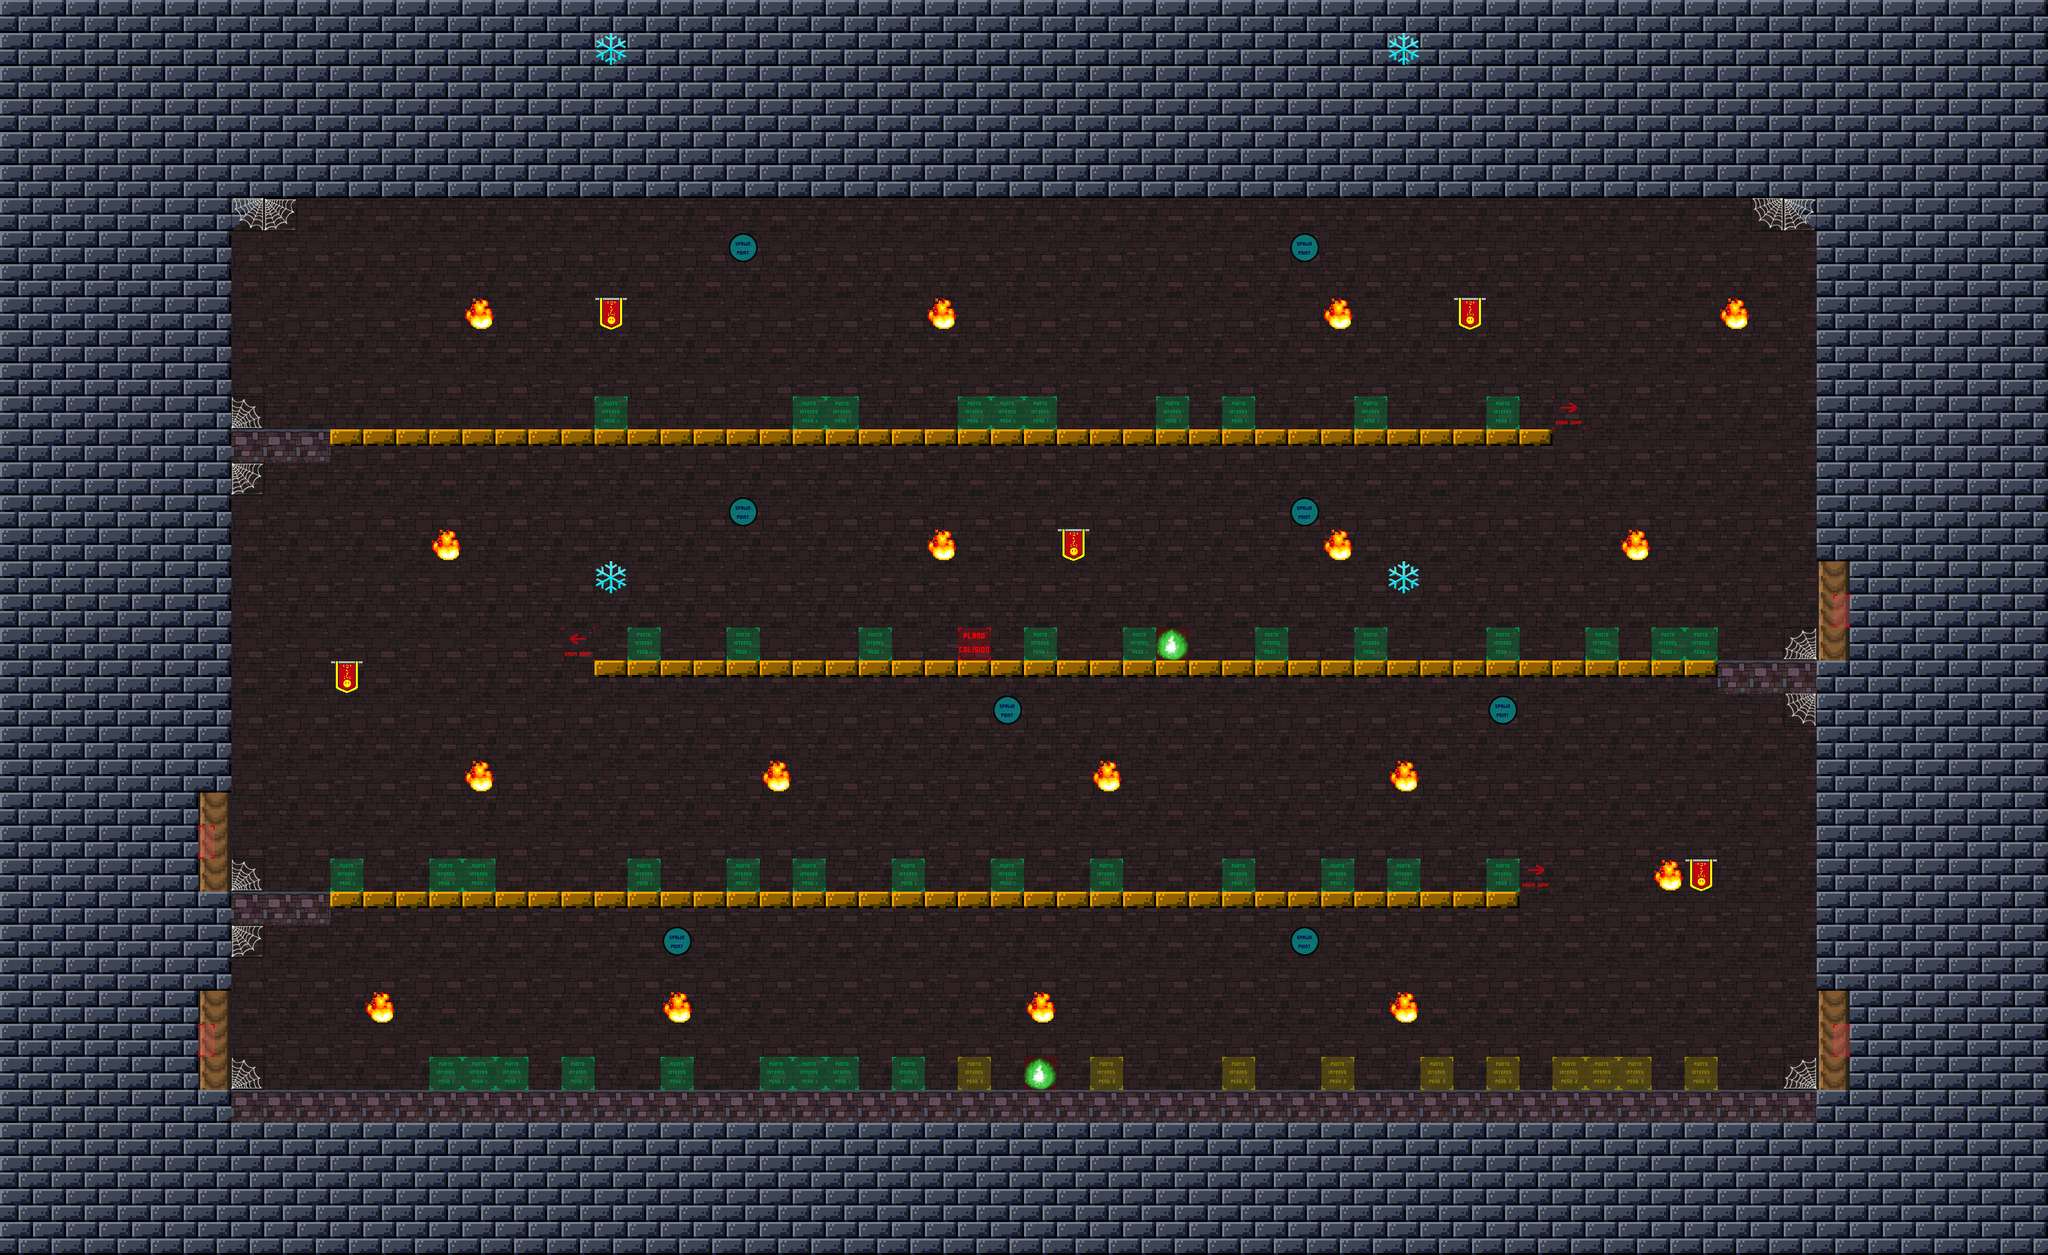

Rendered tile map (Tiled .tmx) drawn with the repository's tilesets; below, a short description and the map source with its tile grids summarised:
An orthogonal 62x38 tile map with 48x48 px tiles, 5 tile layers (Fondo, Colision, Logic, PuntosInteres, ...).

<map version="1.0" orientation="orthogonal" renderorder="left-up" width="62" height="38" tilewidth="48" tileheight="48" nextobjectid="1">
 <tileset firstgid="1" name="tileset" tilewidth="48" tileheight="48">
  <image source="tileset.png" width="576" height="576" />
  <tile id="50">
   <properties>
    <property name="peso" value="70" />
    <property name="radio" value="200" />
   </properties>
  </tile>
  <tile id="51">
   <properties>
    <property name="peso" value="20" />
    <property name="radio" value="400" />
   </properties>
  </tile>
  <tile id="52">
   <properties>
    <property name="peso" value="10" />
    <property name="radio" value="600" />
   </properties>
  </tile>
 </tileset>
 <layer name="Fondo" width="62" height="38">
  <data>[2356 cells, 1500 non-empty, 4 distinct tile ids]</data>
 </layer>
 <layer name="Colision" width="62" height="38">
  <data>[2356 cells, 1071 non-empty, 5 distinct tile ids]</data>
 </layer>
 <layer name="Logic" width="62" height="38">
  <data>[2356 cells, 161 non-empty, 14 distinct tile ids]</data>
 </layer>
 <layer name="PuntosInteres" width="62" height="38">
  <data>[2356 cells, 53 non-empty, 2 distinct tile ids]</data>
 </layer>
 <layer name="PuntosAltares" width="62" height="38">
  <data>[2356 cells, 2 non-empty, 1 distinct tile ids]</data>
 </layer>
</map>
